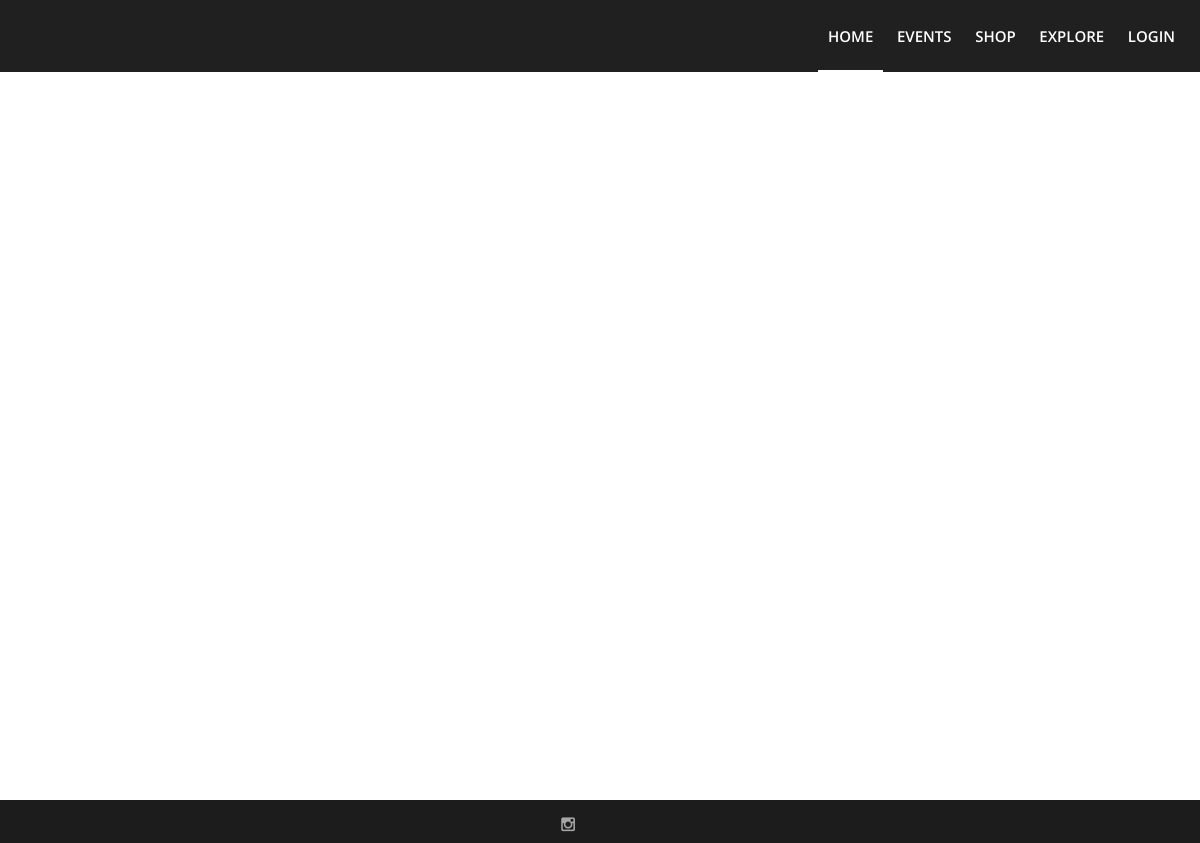
Before: /blog-list/ with the older database file.
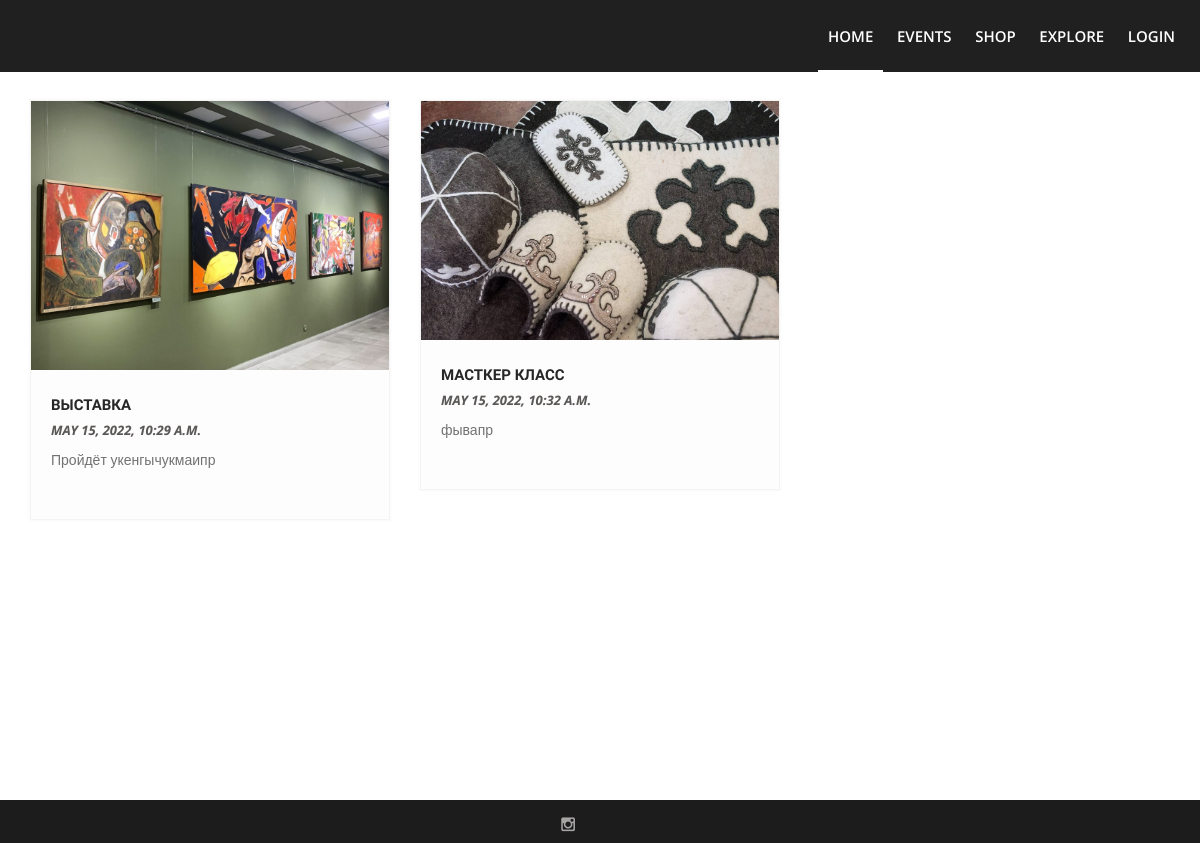
After: the same page with the newer database file.
### blog/models.py (models this page shows, shortened)
class Post(Model):
    title = models.CharField(max_length=100)
    content = models.TextField()
    post_date = models.DateTimeField(default=timezone.now)
    author = models.ForeignKey(User, on_delete=models.CASCADE)
    image = models.ImageField(default='user_default.jpg', upload_to='post_image/')

### blog/views.py (the view)
# urls.py: path('blog-list/', PostListView.as_view(), name='blog-list'),
class PostListView(ListView):
    model = Post
    template_name = 'blog/blog.html'
    context_object_name = 'object_list'
    ordering = ['-post_date']  #выводит последний добавленный пост
    def get_queryset(self, *args, **kwargs):
        qs = Post.objects.all()
        query = self.request.GET.get('q', None)
        if query is not None:
            qs = qs.filter(
                Q(title__incontains=query) |
                Q(author__username__incontains=query)
            )
        return qs

### blog/templates/blog/blog.html
{% extends 'blog/base.html' %}
{% block content %}
    {% for object in object_list %}
        <div class="col-md-4">
           <div class="blog-post">
                 <div class="post-media">
                     <img src="{{ object.image.url }}" alt="">
                 </div>
               <div class="post-desc">
                   <h4>{{ object.title }}</h4>
                   <h5>{{ object.post_date }}</h5>
                   <p>{{ object.content }}</p>
               </div>
           </div>
       </div>
    {% endfor %}
{% endblock %}

Changed rows visible on the page:
added Post: image (picture), title "ВЫСТАВКА", post_date "MAY 15, 2022, 10:29 A.M.", content "Пройдёт укенгычукмаипр"
added Post: image (picture), title "МАСТКЕР КЛАСС", post_date "MAY 15, 2022, 10:32 A.M.", content "фывапр"
